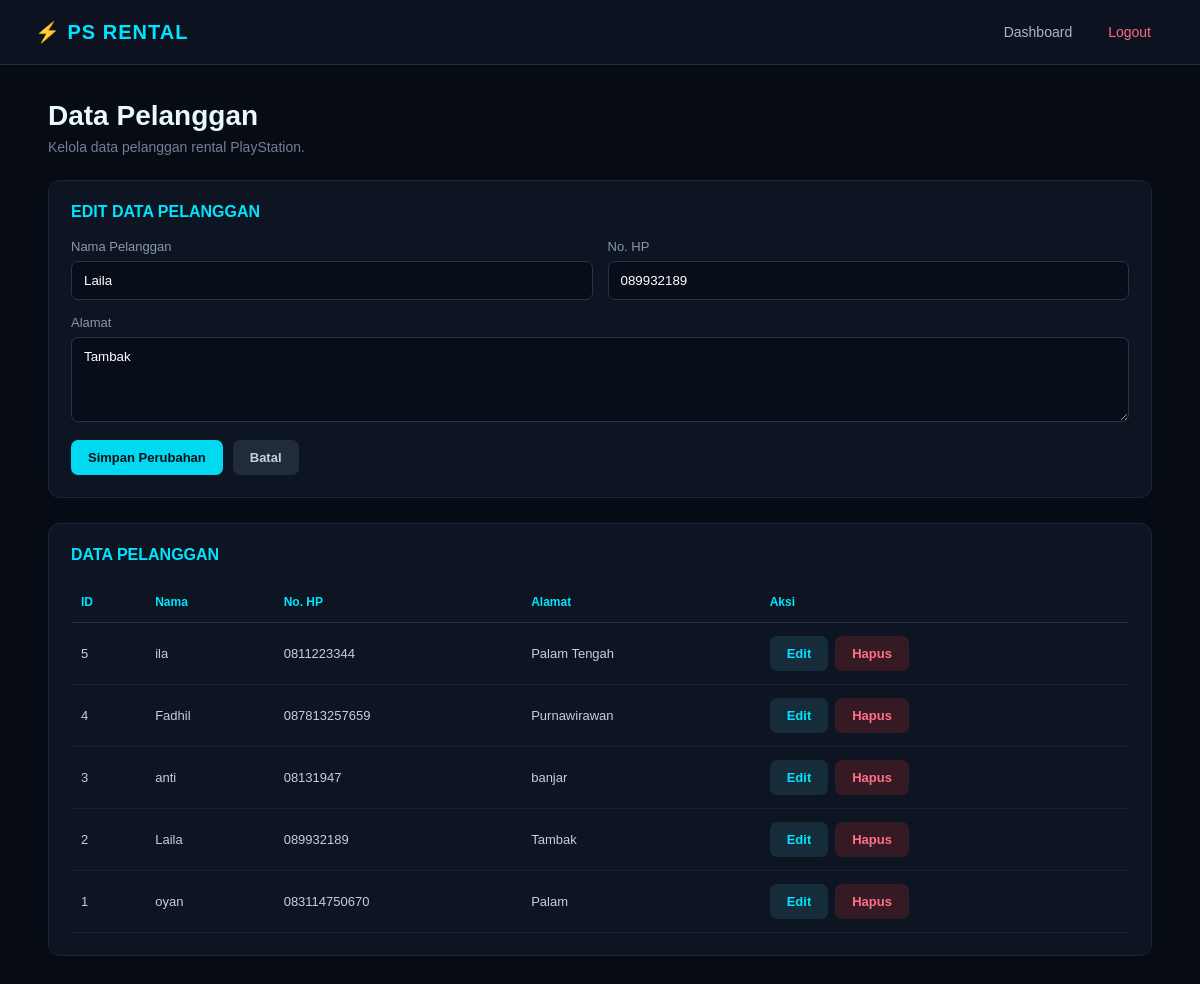
Screenshot of /db_rental/pelanggan.php?edit=2 (signed in) with the database file from the repository.
### tables this page shows
CREATE TABLE `pelanggan` (
  `id_pelanggan` int(11) NOT NULL,
  `nama_pelanggan` varchar(100) NOT NULL,
  `no_hp` varchar(20) NOT NULL,
  `alamat` text NOT NULL
);

### db_rental/pelanggan.php (the view, shortened to what this page needs)
<?php
include 'koneksi.php';
$edit_data = null;
if (isset($_GET['edit'])) {
    $id_pelanggan = $_GET['edit'];
    $query = mysqli_query(
        $koneksi,
        "SELECT * FROM pelanggan
         WHERE id_pelanggan='$id_pelanggan'"
    );
    $edit_data = mysqli_fetch_assoc($query);
}
?>
<!DOCTYPE html>
<html lang="id">
<head>
</head>
<body>
<nav class="navbar">
    <div class="brand">
        ⚡ PS RENTAL
    </div>
    <div class="nav-menu">
        <a href="index.php">
            Dashboard
        </a>
        <a href="logout.php" class="logout">
            Logout
        </a>
    </div>
</nav>
<div class="container">
    <div class="title">
        <h1>Data Pelanggan</h1>
        <p>
            Kelola data pelanggan rental PlayStation.
        </p>
    </div>
    <div class="card">
        <div class="card-title">
            <?= $edit_data
                ? 'EDIT DATA PELANGGAN'
                : 'TAMBAH PELANGGAN' ?>
        </div>
        <form method="POST">
            <div class="form-grid">
                <div class="form-group">
                    <label>
                        Nama Pelanggan
                    </label>
                    <input
                        type="text"
                        name="nama_pelanggan"
                        placeholder="Masukkan nama"
                        required
                        value="<?= $edit_data['nama_pelanggan'] ?? '' ?>"
                    >
                </div>
                <div class="form-group">
                    <label>
                        No. HP
                    </label>
                    <input
                        type="text"
                        name="no_hp"
                        placeholder="08xxxxxxxxxx"
                        required
                        value="<?= $edit_data['no_hp'] ?? '' ?>"
                    >
                </div>
                <div class="form-group full">
                    <label>
                        Alamat
                    </label>
                    <textarea
                        name="alamat"
                        placeholder="Masukkan alamat"
                        required
                    ><?= $edit_data['alamat'] ?? '' ?></textarea>
                </div>
            </div>
            <div class="buttons">
                <?php if ($edit_data) { ?>
                    <button
                        type="submit"
                        name="update"
                        class="btn btn-save">
                        Simpan Perubahan
                    </button>
                    <a
                        href="pelanggan.php"
                        class="btn btn-cancel">
                        Batal
                    </a>
                <?php } ?>
            </div>
        </form>
    </div>
    <div class="card">
        <div class="card-title">
            DATA PELANGGAN
        </div>
        <div class="table-wrap">
            <table>
                <thead>
                    <tr>
                        <th>ID</th>
                        <th>Nama</th>
                        <th>No. HP</th>
                        <th>Alamat</th>
                        <th>Aksi</th>
                    </tr>
                </thead>
                <tbody>
                <?php
                $data = mysqli_query(
                    $koneksi,
                    "SELECT * FROM pelanggan
                     ORDER BY id_pelanggan DESC"
                );
                if (mysqli_num_rows($data) > 0) {
                    while ($row = mysqli_fetch_assoc($data)) {
                ?>
                    <tr>
                        <td>
                            <?= $row['id_pelanggan'] ?>
                        </td>
                        <td>
                            <?= htmlspecialchars(
                                $row['nama_pelanggan']
                            ) ?>
                        </td>
                        <td>
                            <?= htmlspecialchars(
                                $row['no_hp']
                            ) ?>
                        </td>
                        <td>
                            <?= htmlspecialchars(
                                $row['alamat']
                            ) ?>
                        </td>
                        <td>
                            <div class="action">
                                <a
                                    href="pelanggan.php?edit=<?= $row['id_pelanggan'] ?>"
                                    class="btn edit">
                                    Edit
                                </a>
                                <a
                                    href="pelanggan.php?hapus=<?= $row['id_pelanggan'] ?>"
                                    class="btn delete"
                                    onclick="return confirm('Yakin ingin menghapus pelanggan ini?')">
                                    Hapus
                                </a>
                            </div>
                        </td>
                    </tr>
                <?php
                    }
                } ?>
                </tbody>
            </table>
        </div>
    </div>
</div>
</body>
</html>

### db_rental/pelanggan.php (style rules this page uses)
* { box-sizing: border-box; margin: 0; padding: 0; }
body { font-family: Arial, sans-serif; background: #070b14; color: #e8faff; min-height: 100vh; }
.navbar { min-height: 65px; background: #0c1220; border-bottom: 1px solid #173044; display: flex; align-items: center; justify-content: space-between; padding: 0 35px; }
.brand { color: #00e5ff; font-size: 20px; font-weight: bold; letter-spacing: 1px; }
.nav-menu { display: flex; gap: 8px; }
.nav-menu a { color: #aab8c7; text-decoration: none; padding: 9px 14px; border-radius: 7px; font-size: 14px; }
.logout { color: #ff6b81 !important; }
.container { width: 92%; max-width: 1150px; margin: 35px auto; }
.title { margin-bottom: 25px; }
.title h1 { font-size: 28px; margin-bottom: 7px; }
.title p { color: #718096; font-size: 14px; }
.card { background: #0d1422; border: 1px solid #17283a; border-radius: 12px; padding: 22px; margin-bottom: 25px; box-shadow: 0 0 20px rgba(0, 229, 255, 0.04); }
.card-title { color: #00e5ff; font-size: 16px; font-weight: bold; margin-bottom: 18px; }
.form-grid { display: grid; grid-template-columns: 1fr 1fr; gap: 15px; }
.form-group { display: flex; flex-direction: column; gap: 7px; }
.full { grid-column: 1 / -1; }
label { color: #8998aa; font-size: 13px; }
input, textarea { width: 100%; background: #080e19; border: 1px solid #22364a; color: white; padding: 11px 12px; border-radius: 7px; outline: none; font-family: Arial, sans-serif; }
textarea { min-height: 85px; resize: vertical; }
.buttons { margin-top: 18px; display: flex; gap: 10px; }
button, .btn { border: none; padding: 10px 17px; border-radius: 7px; text-decoration: none; cursor: pointer; font-size: 13px; font-weight: bold; }
.btn-save { background: #00d9ef; color: #031017; }
.btn-cancel { background: #202b3b; color: #c7d1dc; }
.table-wrap { overflow-x: auto; }
table { width: 100%; border-collapse: collapse; }
th { text-align: left; color: #00e5ff; font-size: 12px; padding: 13px 10px; border-bottom: 1px solid #203245; }
td { padding: 13px 10px; color: #c5d0dc; border-bottom: 1px solid #152334; font-size: 13px; }
.action { display: flex; gap: 7px; }
.edit { background: #172c3b; color: #00e5ff; }
.delete { background: #351a24; color: #ff7187; }

### rows the page displays
pelanggan: nama_pelanggan "Laila", no_hp "089932189", alamat "Tambak", id_pelanggan "2"
pelanggan: id_pelanggan "5", nama_pelanggan "ila", no_hp "0811223344", alamat "Palam Tengah"
pelanggan: id_pelanggan "4", nama_pelanggan "Fadhil", no_hp "087813257659", alamat "Purnawirawan"
pelanggan: id_pelanggan "3", nama_pelanggan "anti", no_hp "08131947", alamat "banjar"
pelanggan: id_pelanggan "1", nama_pelanggan "oyan", no_hp "083114750670", alamat "Palam"
